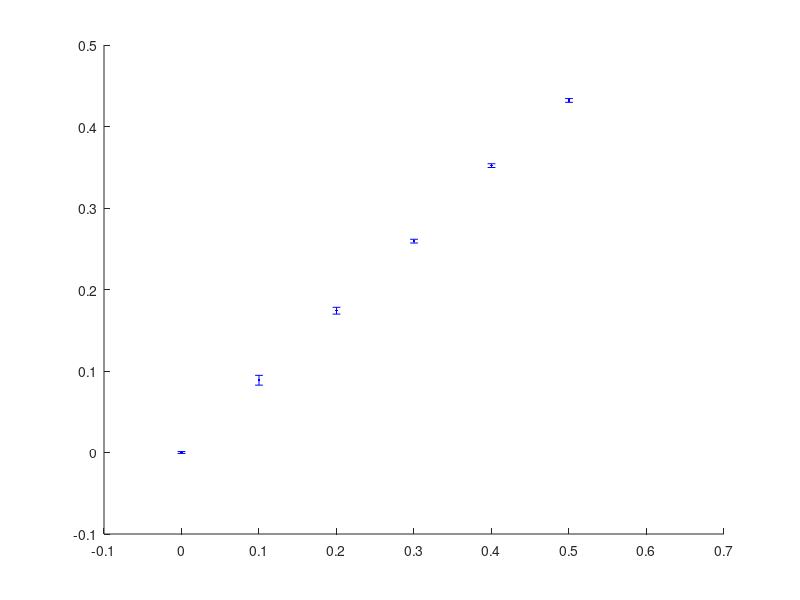

The MATLAB script that drew this image: (Note: this script raises an error after producing the figure.)
clc
clear

c_0 = [0.0, 0.1, 0.2, 0.3, 0.4, 0.5]; % (M)
v_tit = [
    0.4, 4.9, 9.0, 13.5, 18.0, 22.2;
    0.5, 4.6, 9.4, 13.3, 18.0, 22.0;
    0.5, 5.2, 9.1, 13.5, 18.2, 22.0;
]; % (mL)

v_avg = sum(v_tit(:, :)./3); % (mL)
v_std = std(v_tit(:, :)); % (mL)

c_a = (0.1 .* v_avg) ./ 5;
c_a = c_a - c_a(1);
c_e = (0.1 .* v_std) ./ 5;

% concentration extract vs. initial concentration in wawter
figure()
hold on
errorbar(c_0, c_a, c_e, '.b', 'MarkerSize', 10);
xlabel('Initial Concentration in Water (M)')
ylabel('Concentration in Kerosene Extract (M)')

% linear regression of previous graph
fitn = fitlm(table(c_0', c_a'), 'Var2 ~ Var1', 'Intercept', false);
% figure()
plot(c_0, polyval([fitn.Coefficients.Estimate, 0], c_0), '-b')
xlabel('Initial Concentration in Water (M)')
ylabel('Concentration in Kerosene Extract (M)')
disp("Slope = " + fitn.Coefficients.Estimate)
disp("p-Value = " + fitn.Coefficients.pValue)

K_avg = sum(c_a(2:end) ./ c_0(2:end))/5;
K_std = std(c_a(2:end) ./ c_0(2:end));
disp("K = " + K_avg + " ± " + K_std)